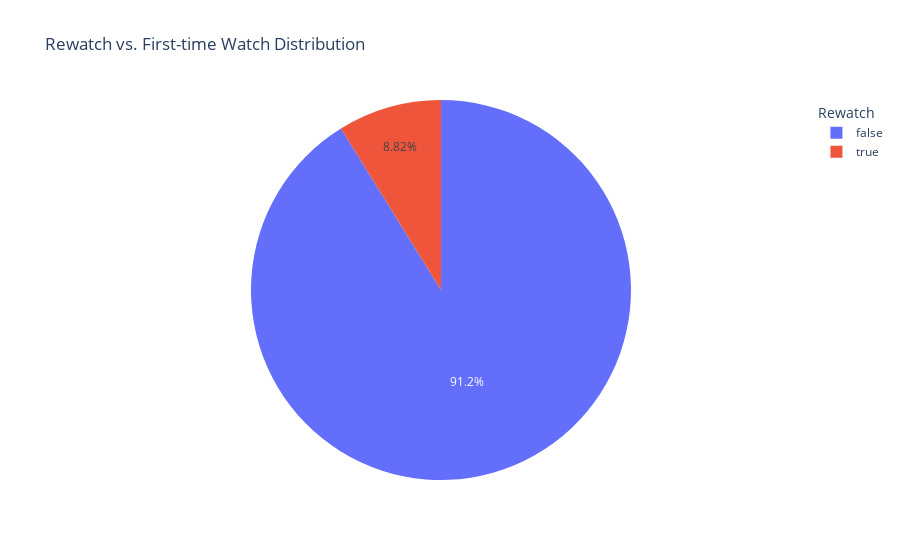

The cell this chart's notebook holds for it:
### Code cell
# rewatch percentage 
rewatches = diary_df.value_counts('rewatch').reset_index(name='rewatch_count')
fig = px.pie(rewatches, 
    values='rewatch_count', 
    names='rewatch',
    title='Rewatch vs. First-time Watch Distribution')

fig.update_layout(
    legend=dict(
        title=dict(text='Rewatch') 
    )
)

fig.show()

### Figure 1 — Plotly figure (JSON) as saved in the notebook; plotly's stock layout.template omitted (floating-point values rounded to 4 significant figures)
{"data": [{"domain": {"x": [0, 1], "y": [0, 1]}, "hovertemplate": "rewatch=%{label}<br>rewatch_count=%{value}<extra></extra>", "labels": [false, true], "legendgroup": "", "name": "", "showlegend": true, "type": "pie", "values": [217, 21]}], "layout": {"legend": {"title": {"text": "Rewatch"}, "tracegroupgap": 0}, "title": {"text": "Rewatch vs. First-time Watch Distribution"}}}
